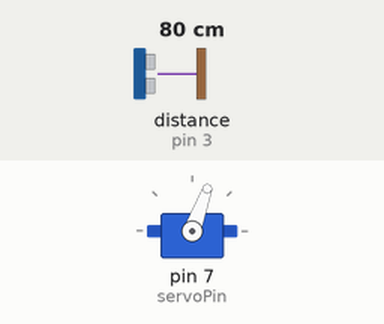
Recording of a sketch running on a simulated Arduino Uno, built with avr-gcc and run on an emulated ATmega328P. Shown: servo. Inputs (shaded band) come from the test bench; at power-on: distance to the obstacle (sensor on pin 3) 80 cm. The echo pulse lasts 58.3 µs per cm; what the sketch prints to the serial monitor is not drawn.

Above: at 0.05 s.
At 2.4 s:
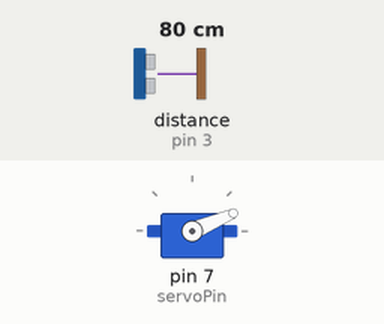
At 4.75 s:
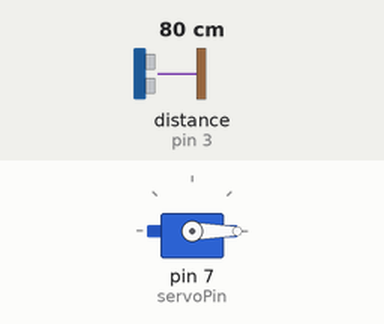
At 9.45 s:
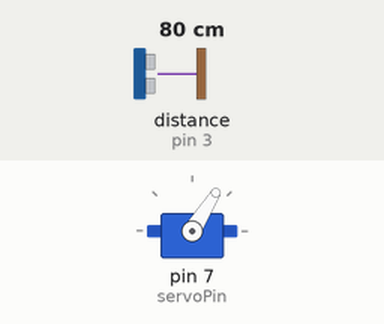
Timing chart, 0 to 13.0 s (numbered marks = the images above):
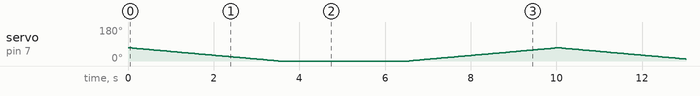

The sketch:

Car_with_Sonar.ino
```cpp
#include <Servo.h>

int servoPin = 7;
int echoPin=3;
int trigPin=2;
Servo servo;

int angle = 0;   // servo position in degrees

void setup()
{

  servo.attach(servoPin);
    pinMode(trigPin, OUTPUT); // Sets the trigPin as an Output
  pinMode(echoPin, INPUT); // Sets the echoPin as an Input
  Serial.begin(9600); // Starts the serial communication

}

 int duration;
 int distance;
void loop()
{
  // scan from 0 to 180 degrees

  // now scan back from 180 to 0 degrees
  for(angle = 70; angle > -30; angle--)
  {
    servo.write(angle);
    delay(50);
  }
   for(angle = -30; angle < 70; angle++)
  {
    servo.write(angle);
    delay(50);
  }
    digitalWrite(trigPin, LOW);
      delayMicroseconds(2);


      // Sets the trigPin on HIGH state for 10 micro seconds
      digitalWrite(trigPin, HIGH);
      delayMicroseconds(10);
      digitalWrite(trigPin, LOW);


      // Reads the echoPin, returns the sound wave travel time in microseconds
      duration = pulseIn(echoPin, HIGH);


      // Calculating the distance
      distance= duration*0.034/2;
      // Prints the distance on the Serial Monitor
      Serial.print("Distance: ");
      Serial.println(distance);


}
```
